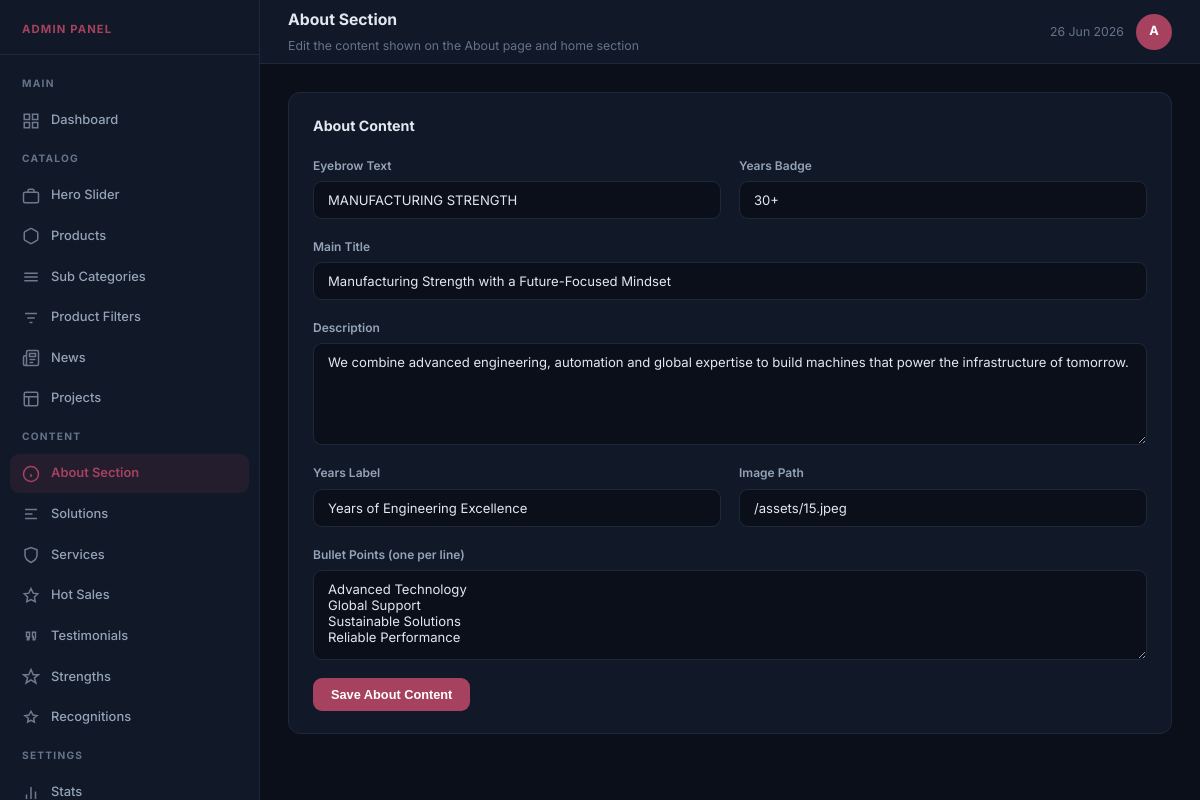
Page /admin/about.php (signed in) on the committed database.
### tables this page shows
CREATE TABLE `about_content` (
  `id` int(11) NOT NULL,
  `eyebrow` varchar(200) DEFAULT 'About Company',
  `title` varchar(500) DEFAULT 'Manufacturing strength with a future-focused mindset',
  `description` text DEFAULT NULL,
  `years_badge` varchar(100) DEFAULT '30+',
  `years_label` varchar(200) DEFAULT 'Years building production intelligence',
  `image` varchar(255) DEFAULT '/assets/15.jpeg',
  `bullet_points` longtext DEFAULT NULL CHECK (json_valid(`bullet_points`)),
  `updated_at` timestamp NOT NULL DEFAULT current_timestamp() ON UPDATE current_timestamp()
);

### api/config.php (called while the page is built, shortened)
<?php
function decode_json_field(?string $val): array {
    $decoded = json_decode($val, true);
    return is_array($decoded) ? $decoded : [];
}
function normalize_asset_path(?string $path): ?string {
    static $assetMap = [
        '/assets/1.jpeg' => '/assets/1.png',
        '/assets/2.jpeg' => '/assets/2.png',
        '/assets/3.jpeg' => '/assets/3.png',
        '/assets/4.jpeg' => '/assets/4.png',
        '/assets/5.jpeg' => '/assets/5.png',
        '/assets/6.jpeg' => '/assets/6.png',
        '/assets/7.jpeg' => '/assets/7.png',
        '/assets/8.jpeg' => '/assets/8.png',
        '/assets/9.jpeg' => '/assets/9.png',
        '/assets/block-machine.jpg' => '/assets/1.png',
        '/assets/hero-factory.jpg' => '/assets/10.jpeg',
        '/assets/aac-line.jpg' => '/assets/11.jpeg',
        '/assets/batching-plant.jpg' => '/assets/12.jpeg',
        '/assets/manufacturing-base.jpg' => '/assets/15.jpeg',
        '/assets/exhibition.jpg' => '/assets/16.jpeg',
    ];
    return $assetMap[$path] ?? $path;
}

### admin/about.php (the view, shortened to what this page needs)
<?php
require_once __DIR__ . '/../api/config.php';
require_once __DIR__ . '/layout.php';
$pdo = db();
$about = $pdo->query("SELECT * FROM about_content LIMIT 1")->fetch();
$about['bullet_points'] = decode_json_field($about['bullet_points'] ?? null);
?>
<div class="admin-layout">
<div class="main-content">
<div class="page-body">
<div class="card">
  <div class="card-title">About Content</div>
  <form method="POST" class="form-grid">
    <div class="form-row">
      <div class="form-group">
        <label class="form-label">Eyebrow Text</label>
        <input name="eyebrow" class="form-control" value="<?= htmlspecialchars($about['eyebrow'] ?? '') ?>">
      </div>
      <div class="form-group">
        <label class="form-label">Years Badge</label>
        <input name="years_badge" class="form-control" value="<?= htmlspecialchars($about['years_badge'] ?? '') ?>">
      </div>
    </div>
    <div class="form-group">
      <label class="form-label">Main Title</label>
      <input name="title" class="form-control" value="<?= htmlspecialchars($about['title'] ?? '') ?>">
    </div>
    <div class="form-group">
      <label class="form-label">Description</label>
      <textarea name="description" class="form-control" rows="5"><?= htmlspecialchars($about['description'] ?? '') ?></textarea>
    </div>
    <div class="form-row">
      <div class="form-group">
        <label class="form-label">Years Label</label>
        <input name="years_label" class="form-control" value="<?= htmlspecialchars($about['years_label'] ?? '') ?>">
      </div>
      <div class="form-group">
        <label class="form-label">Image Path</label>
        <input name="image" class="form-control" value="<?= htmlspecialchars(normalize_asset_path($about['image'] ?? '')) ?>" placeholder="/assets/15.jpeg">
      </div>
    </div>
    <div class="form-group">
      <label class="form-label">Bullet Points (one per line)</label>
      <textarea name="bullet_points" class="form-control" rows="4"><?= htmlspecialchars(implode("\n", $about['bullet_points'] ?? [])) ?></textarea>
    </div>
    <div>
      <button type="submit" name="save_about" class="btn btn-primary">Save About Content</button>
    </div>
  </form>
</div>
</div>
</div>
</div>
</body>
</html>

### admin/assets/admin.css (style rules this page uses)
*, *::before, *::after { box-sizing: border-box; margin: 0; padding: 0; }
:root { --bg: #0a0f1a; --surface: #111827; --surface2: #1a2235; --border: #1e293b; --accent: #a6425f; --accent-dim: rgba(166,66,95,0.12); --text: #e2e8f0; --text-muted: #64748b; --text-dim: #94a3b8; --success: #10b981; --danger: #ef4444; --warning: #c7768c; --sidebar-w: 260px; --radius: 12px; }
html { font-size: 15px; }
body { font-family: 'Inter', system-ui, sans-serif; background: var(--bg); color: var(--text); min-height: 100vh; line-height: 1.6; }
.admin-layout { display: flex; min-height: 100vh; }
.main-content { margin-left: var(--sidebar-w); flex: 1; display: flex; flex-direction: column; min-height: 100vh; }
.page-body { padding: 28px; flex: 1; }
.card { background: var(--surface); border: 1px solid var(--border); border-radius: var(--radius); padding: 22px 24px; }
.card-title { font-size: 0.95rem; font-weight: 700; margin-bottom: 18px; color: var(--text); }
.btn { display: inline-flex; align-items: center; gap: 7px; padding: 9px 18px; border-radius: 9px; font-size: 0.85rem; font-weight: 600; cursor: pointer; border: none; transition: all 0.18s ease; white-space: nowrap; }
.btn-primary { background: var(--accent); color: #fff; }
.form-grid { display: grid; gap: 18px; }
.form-row { display: grid; grid-template-columns: 1fr 1fr; gap: 18px; }
.form-group { display: flex; flex-direction: column; gap: 6px; }
.form-label { font-size: 0.8rem; font-weight: 600; color: var(--text-dim); }
.form-control { background: var(--bg); border: 1px solid var(--border); border-radius: 9px; padding: 10px 14px; color: var(--text); font-size: 0.875rem; font-family: inherit; outline: none; transition: border-color 0.18s; width: 100%; }
textarea.form-control { resize: vertical; min-height: 90px; }

### rows in the picture
about_content: eyebrow "MANUFACTURING STRENGTH", years_badge "30+", title "Manufacturing Strength with a Future-Focused Mindset", description "We combine advanced engineering, automation and global expertise to build machines that power the infrastructure of tomorrow.", years_label "Years of Engineering Excellence", image "/assets/15.jpeg"

### other values in the picture
$title "About Section"
$subtitle "Edit the content shown on the About page and home section"
